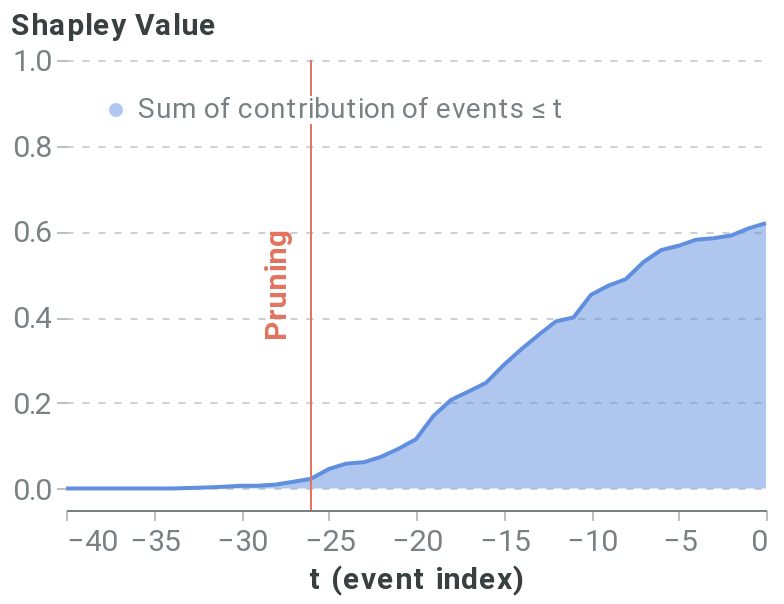

The notebook cell saved with this chart:
### Markdown cell above
##### Pruning algorithm

### Code cell
pruning_dict = {'tol': 0.025,}
coal_plot_data, coal_prun_idx = local_pruning(f, pos_x_data, pruning_dict, average_event, positive_sequence_id, sequence_id_feat, False)
# coal_prun_idx is in negative terms
pruning_idx = pos_x_data.shape[1] + coal_prun_idx
pruning_plot = plot_temp_coalition_pruning(coal_plot_data, coal_prun_idx, plot_limit=40)
pruning_plot

### Figure 1 — Vega-Lite specification as saved in the notebook (floating-point values rounded to 4 significant figures)
{"config": {"axis": {"domain": true, "domainColor": "#798184", "grid": false, "gridColor": "#798184", "gridOpacity": 0.5, "gridDash": [3, 5], "gridWidth": 0.8, "gridCap": "round", "labelPadding": 3, "labelFont": "Roboto", "labelColor": "#798184", "tickSize": 5, "tickColor": "#798184", "tickOpacity": 0.5, "titleColor": "#384140", "titleFont": "Roboto", "titleFontSize": 12}, "axisBand": {"domain": true, "ticks": false, "labelPadding": 7}, "axisY": {"domain": false, "titleAlign": "left", "titleAngle": 0, "titleX": -20, "titleY": -10}, "legend": {"labelColor": "#798184", "labelFontSize": 12, "symbolSize": 40, "titleColor": "#384140", "titleFontSize": 12, "titlePadding": 10, "titleFont": "Roboto", "labelFont": "Roboto"}, "line": {"stroke": "#618FE0", "strokeWidth": 2}, "rule": {"stroke": "#798184"}, "path": {"stroke": "#618FE0", "strokeWidth": 0.5}, "rect": {"fill": "#618FE0"}, "point": {"filled": true, "shape": "circle"}, "shape": {"stroke": "#618FE0"}, "bar": {"fill": "#618FE0", "stroke": null}, "text": {"font": "Roboto", "color": "#384140", "fontSize": 12}, "arc": {"stroke": "#fff", "strokeWidth": 1}, "range": {"category": ["#618FE0", "#50D0B0", "#E17560", "#E8B474", "#D889C4", "#34A3BC", "#A583A4"], "ramp": ["#001854", "#002f72", "#04478e", "#1e5fab", "#4477c5", "#6290e1", "#7ea9fd", "#9ec7ff", "#bde4ff"], "heatmap": ["#001854", "#002f72", "#04478e", "#1e5fab", "#4477c5", "#6290e1", "#7ea9fd", "#9ec7ff", "#bde4ff"], "diverging": ["#003b26", "#006b52", "#1aa082", "#55d5b5", "#f5f5f5", "#ffaa92", "#d16f5b", "#9e392c", "#650200"]}, "title": {"anchor": "start", "fontSize": 20, "color": "#384140", "fontWeight": "bold", "offset": 20, "font": "Roboto", "subtitleColor": "#384140", "subtitleFontSize": 16}, "header": {"labelFontSize": 12, "titleFontSize": 16, "labelColor": "#384140", "titleColor": "#384140", "titleFont": "Roboto", "labelFont": "Roboto"}, "group": {"fill": "white"}, "background": "white", "view": {"stroke": "transparent", "continuousHeight": 300, "continuousWidth": 400}}, "layer": [{"mark": {"type": "area", "opacity": 0.5}, "encoding": {"color": {"type": "nominal", "field": "Coalition", "legend": {"fillColor": "white", "labelFontSize": 14, "labelLimit": 0, "orient": "top-left", "symbolSize": 50, "symbolStrokeWidth": 0, "title": null}, "scale": {"domain": ["Sum of contribution of events ≤ t"], "range": ["#618FE0"]}}, "x": {"type": "quantitative", "axis": {"labelFontSize": 15, "title": "t (event index)", "titleFontSize": 15}, "field": "t (event index)"}, "y": {"type": "quantitative", "axis": {"grid": true, "labelFontSize": 15, "titleFontSize": 15, "titleX": -28}, "field": "Shapley Value", "scale": {"domain": [-0.05, 1]}}}}, {"mark": "line", "encoding": {"color": {"type": "nominal", "field": "Coalition", "legend": {"fillColor": "white", "labelFontSize": 14, "labelLimit": 0, "orient": "top-left", "symbolSize": 50, "symbolStrokeWidth": 0, "title": null}, "scale": {"domain": ["Sum of contribution of events ≤ t"], "range": ["#618FE0"]}}, "x": {"type": "quantitative", "axis": {"labelFontSize": 15, "title": "t (event index)", "titleFontSize": 15}, "field": "t (event index)"}, "y": {"type": "quantitative", "axis": {"grid": true, "labelFontSize": 15, "titleFontSize": 15, "titleX": -28}, "field": "Shapley Value", "scale": {"domain": [-0.05, 1]}}}}, {"data": {"name": "data-1499224933b3632ccdccd3013b4fd59e"}, "mark": {"type": "rule", "color": "#E17560"}, "encoding": {"x": {"type": "quantitative", "field": "x"}}}, {"data": {"name": "data-07bf86fc7fee352c126063eb77ebd296"}, "mark": {"type": "text", "angle": 270, "color": "#E17560", "fontSize": 15, "fontWeight": "bold", "text": "Pruning"}, "encoding": {"x": {"type": "quantitative", "field": "x"}}}], "data": {"name": "data-d552b8da38dd394a311a5d37773f2cac"}, "height": 225, "width": 350, "$schema": "https://vega.github.io/schema/vega-lite/v4.8.1.json", "datasets": {"data-d552b8da38dd394a311a5d37773f2cac": [{"Coalition": "Sum of contribution of events > t", "t (event index)": 0, "Shapley Value": 0.0}, {"Coalition": "Sum of contribution of events ≤ t", "t (event index)": 0, "Shapley Value": 0.6195}, {"Coalition": "Sum of contribution of events > t", "t (event index)": -1, "Shapley Value": 0.01247}, {"Coalition": "Sum of contribution of events ≤ t", "t (event index)": -1, "Shapley Value": 0.607}, {"Coalition": "Sum of contribution of events > t", "t (event index)": -2, "Shapley Value": 0.029}, {"Coalition": "Sum of contribution of events ≤ t", "t (event index)": -2, "Shapley Value": 0.5905}, {"Coalition": "Sum of contribution of events > t", "t (event index)": -3, "Shapley Value": 0.03531}, {"Coalition": "Sum of contribution of events ≤ t", "t (event index)": -3, "Shapley Value": 0.5842}, {"Coalition": "Sum of contribution of events > t", "t (event index)": -4, "Shapley Value": 0.03864}, {"Coalition": "Sum of contribution of events ≤ t", "t (event index)": -4, "Shapley Value": 0.5808}, {"Coalition": "Sum of contribution of events > t", "t (event index)": -5, "Shapley Value": 0.05298}, {"Coalition": "Sum of contribution of events ≤ t", "t (event index)": -5, "Shapley Value": 0.5665}, {"Coalition": "Sum of contribution of events > t", "t (event index)": -6, "Shapley Value": 0.06293}, {"Coalition": "Sum of contribution of events ≤ t", "t (event index)": -6, "Shapley Value": 0.5566}, {"Coalition": "Sum of contribution of events > t", "t (event index)": -7, "Shapley Value": 0.0912}, {"Coalition": "Sum of contribution of events ≤ t", "t (event index)": -7, "Shapley Value": 0.5283}, {"Coalition": "Sum of contribution of events > t", "t (event index)": -8, "Shapley Value": 0.1306}, {"Coalition": "Sum of contribution of events ≤ t", "t (event index)": -8, "Shapley Value": 0.4889}, {"Coalition": "Sum of contribution of events > t", "t (event index)": -9, "Shapley Value": 0.1461}, {"Coalition": "Sum of contribution of events ≤ t", "t (event index)": -9, "Shapley Value": 0.4734}, {"Coalition": "Sum of contribution of events > t", "t (event index)": -10, "Shapley Value": 0.1673}, {"Coalition": "Sum of contribution of events ≤ t", "t (event index)": -10, "Shapley Value": 0.4522}, {"Coalition": "Sum of contribution of events > t", "t (event index)": -11, "Shapley Value": 0.2204}, {"Coalition": "Sum of contribution of events ≤ t", "t (event index)": -11, "Shapley Value": 0.399}, {"Coalition": "Sum of contribution of events > t", "t (event index)": -12, "Shapley Value": 0.2291}, {"Coalition": "Sum of contribution of events ≤ t", "t (event index)": -12, "Shapley Value": 0.3904}, {"Coalition": "Sum of contribution of events > t", "t (event index)": -13, "Shapley Value": 0.261}, {"Coalition": "Sum of contribution of events ≤ t", "t (event index)": -13, "Shapley Value": 0.3584}, {"Coalition": "Sum of contribution of events > t", "t (event index)": -14, "Shapley Value": 0.295}, {"Coalition": "Sum of contribution of events ≤ t", "t (event index)": -14, "Shapley Value": 0.3244}, {"Coalition": "Sum of contribution of events > t", "t (event index)": -15, "Shapley Value": 0.3318}, {"Coalition": "Sum of contribution of events ≤ t", "t (event index)": -15, "Shapley Value": 0.2877}, {"Coalition": "Sum of contribution of events > t", "t (event index)": -16, "Shapley Value": 0.3728}, {"Coalition": "Sum of contribution of events ≤ t", "t (event index)": -16, "Shapley Value": 0.2467}, {"Coalition": "Sum of contribution of events > t", "t (event index)": -17, "Shapley Value": 0.3929}, {"Coalition": "Sum of contribution of events ≤ t", "t (event index)": -17, "Shapley Value": 0.2265}, {"Coalition": "Sum of contribution of events > t", "t (event index)": -18, "Shapley Value": 0.4128}, {"Coalition": "Sum of contribution of events ≤ t", "t (event index)": -18, "Shapley Value": 0.2067}, {"Coalition": "Sum of contribution of events > t", "t (event index)": -19, "Shapley Value": 0.4498}, {"Coalition": "Sum of contribution of events ≤ t", "t (event index)": -19, "Shapley Value": 0.1696}, {"Coalition": "Sum of contribution of events > t", "t (event index)": -20, "Shapley Value": 0.5041}, {"Coalition": "Sum of contribution of events ≤ t", "t (event index)": -20, "Shapley Value": 0.1153}, {"Coalition": "Sum of contribution of events > t", "t (event index)": -21, "Shapley Value": 0.5266}, {"Coalition": "Sum of contribution of events ≤ t", "t (event index)": -21, "Shapley Value": 0.0929}, {"Coalition": "Sum of contribution of events > t", "t (event index)": -22, "Shapley Value": 0.5454}, {"Coalition": "Sum of contribution of events ≤ t", "t (event index)": -22, "Shapley Value": 0.07405}, {"Coalition": "Sum of contribution of events > t", "t (event index)": -23, "Shapley Value": 0.5583}, {"Coalition": "Sum of contribution of events ≤ t", "t (event index)": -23, "Shapley Value": 0.06121}, {"Coalition": "Sum of contribution of events > t", "t (event index)": -24, "Shapley Value": 0.5613}, {"Coalition": "Sum of contribution of events ≤ t", "t (event index)": -24, "Shapley Value": 0.0582}, {"Coalition": "Sum of contribution of events > t", "t (event index)": -25, "Shapley Value": 0.5742}, {"Coalition": "Sum of contribution of events ≤ t", "t (event index)": -25, "Shapley Value": 0.04523}, {"Coalition": "Sum of contribution of events > t", "t (event index)": -26, "Shapley Value": 0.5967}, {"Coalition": "Sum of contribution of events ≤ t", "t (event index)": -26, "Shapley Value": 0.02275}, {"Coalition": "Sum of contribution of events > t", "t (event index)": -27, "Shapley Value": 0.6035}, {"Coalition": "Sum of contribution of events ≤ t", "t (event index)": -27, "Shapley Value": 0.016}, {"Coalition": "Sum of contribution of events > t", "t (event index)": -28, "Shapley Value": 0.6102}, {"Coalition": "Sum of contribution of events ≤ t", "t (event index)": -28, "Shapley Value": 0.009282}, {"Coalition": "Sum of contribution of events > t", "t (event index)": -29, "Shapley Value": 0.613}, {"Coalition": "Sum of contribution of events ≤ t", "t (event index)": -29, "Shapley Value": 0.006431}, {"Coalition": "Sum of contribution of events > t", "t (event index)": -30, "Shapley Value": 0.6132}, {"Coalition": "Sum of contribution of events ≤ t", "t (event index)": -30, "Shapley Value": 0.006322}, {"Coalition": "Sum of contribution of events > t", "t (event index)": -31, "Shapley Value": 0.615}, {"Coalition": "Sum of contribution of events ≤ t", "t (event index)": -31, "Shapley Value": 0.004479}, {"Coalition": "Sum of contribution of events > t", "t (event index)": -32, "Shapley Value": 0.6171}, {"Coalition": "Sum of contribution of events ≤ t", "t (event index)": -32, "Shapley Value": 0.002365}, {"Coalition": "Sum of contribution of events > t", "t (event index)": -33, "Shapley Value": 0.6184}, {"Coalition": "Sum of contribution of events ≤ t", "t (event index)": -33, "Shapley Value": 0.001096}, {"Coalition": "Sum of contribution of events > t", "t (event index)": -34, "Shapley Value": 0.6195}, {"Coalition": "Sum of contribution of events ≤ t", "t (event index)": -34, "Shapley Value": 0.0}, {"Coalition": "Sum of contribution of events > t", "t (event index)": -35, "Shapley Value": 0.6195}, {"Coalition": "Sum of contribution of events ≤ t", "t (event index)": -35, "Shapley Value": 0.0}, {"Coalition": "Sum of contribution of events > t", "t (event index)": -36, "Shapley Value": 0.6195}, {"Coalition": "Sum of contribution of events ≤ t", "t (event index)": -36, "Shapley Value": 0.0}, {"Coalition": "Sum of contribution of events > t", "t (event index)": -37, "Shapley Value": 0.6195}, {"Coalition": "Sum of contribution of events ≤ t", "t (event index)": -37, "Shapley Value": 0.0}, {"Coalition": "Sum of contribution of events > t", "t (event index)": -38, "Shapley Value": 0.6195}, {"Coalition": "Sum of contribution of events ≤ t", "t (event index)": -38, "Shapley Value": 0.0}, {"Coalition": "Sum of contribution of events > t", "t (event index)": -39, "Shapley Value": 0.6195}, {"Coalition": "Sum of contribution of events ≤ t", "t (event index)": -39, "Shapley Value": 0.0}, {"Coalition": "Sum of contribution of events > t", "t (event index)": -40, "Shapley Value": 0.6195}, {"Coalition": "Sum of contribution of events ≤ t", "t (event index)": -40, "Shapley Value": 0.0}], "data-1499224933b3632ccdccd3013b4fd59e": [{"x": -26}], "data-07bf86fc7fee352c126063eb77ebd296": [{"x": -28}]}}
